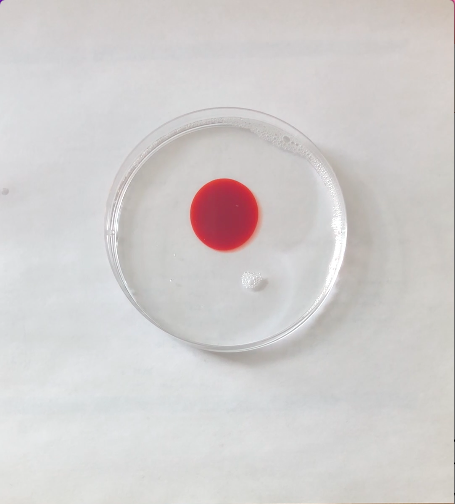
#> input picture red-dye/dye8.png, 455 x 504 px
$ jupyter execute --allow-errors visualization.ipynb
#> lines starting #> are read from the running program, lines starting #| are printed output that depends on the picture
[cell 1]
from PIL import Image
import numpy as np
import matplotlib.pyplot as plt
import os

[cell 2]
# Load the image with PIL
image = Image.open("red-dye/dye8.png")
#> image is the input picture: PIL image 455x504 RGBA; mean R, G, B, A 209.9, 206.5, 205.9, 255

# Convert to grayscale
gray = image.convert("L")  # "L" mode = grayscale

# Convert to numpy arrays
image_rgb = np.array(image)
gray_np = np.array(gray)

# Crop the region of interest (center 10x10)
crop_size = 10
h, w = gray_np.shape
#> h = 504; w = 455
cx, cy = w // 2, h // 2
#> cx = 227; cy = 252
half = crop_size // 2
matrix = gray_np[cy - half:cy + half, cx - half:cx + half]

[cell 3]
# Plot original image, grayscale, and pixel matrix
fig, axs = plt.subplots(1, 3, figsize=(15, 5))

axs[0].imshow(image)
axs[0].set_title("Original Image")
axs[0].axis('off')

axs[1].imshow(gray_np, cmap='gray')
axs[1].set_title("Grayscale Image")
axs[1].axis('off')

# Show matrix values over grayscale heatmap
axs[2].imshow(matrix, cmap='gray', vmin=0, vmax=255)
for (i, j), val in np.ndenumerate(matrix):
    axs[2].text(j, i, f'{val}', ha='center', va='center', color='red', fontsize=8)
#> this loop made 100 passes
#> (i, j, val) on passes 2 to 13: (0, 1, 95), (0, 2, 94), (0, 3, 94), (0, 4, 95), (0, 5, 94), (0, 6, 95), (0, 7, 95), (0, 8, 96), (0, 9, 97), (1, 0, 101), (1, 1, 99), (1, 2, 99)
#> (j, val) on pass 1: (0, 95)
axs[2].set_title("Pixel Intensity Matrix (cropped at center)")
axs[2].axis('off')

plt.tight_layout()
plt.show()
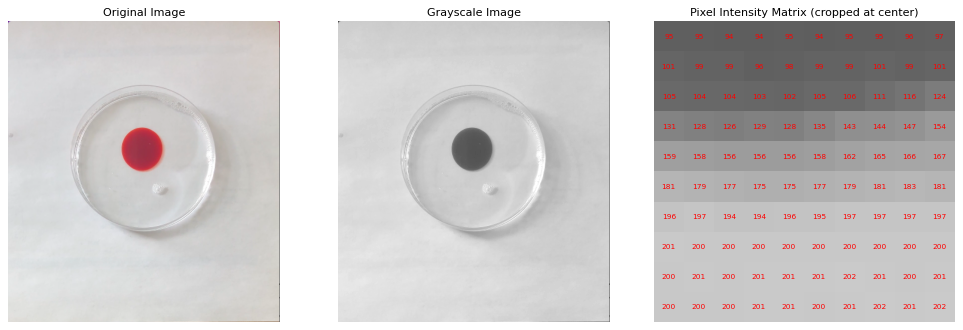
#> figure drawn by matplotlib, 3 panels

[cell 4]
# Parameters
folder_path = "red-dye"
num_images = 18
image_shape = (100, 100)  # Resize all images to the same shape
time_step = 0.4  # seconds between images

# Load and preprocess images
u = np.zeros((num_images, *image_shape))
#> (the rest of this cell did not finish here and is left out)

[cell 5]
# Parameters
folder_path = "red-dye"
#> folder_path = 'red-dye'
num_images = 18
image_shape = (100, 100)  # Resize all images to the same shape
time_step = 0.4  # seconds between images

# Load and preprocess images (keep in RGB)
u_color = []
#> (the rest of this cell did not finish here and is left out)

[cell 6]
# Terms (same order for both models)
terms = ['1 (constant)', 'u', 'Laplacian(u)']
#> terms = ['1 (constant)', 'u', 'Laplacian(u)']

# Coefficients from Clean FTCS SINDy model
coefficients_clean = [0.021, -0.088, 0.778]

# Weak SINDy coefficients from the dye images
coefficients_dye = [-0.030, 0.032, 0.033]

x = np.arange(len(terms))  # positions for bars
#> x = [0, 1, 2]
width = 0.35  # bar width

fig, ax = plt.subplots(figsize=(10, 6))

bars1 = ax.bar(x - width/2, coefficients_clean, width, label='Clean FTCS', color='steelblue')
bars2 = ax.bar(x + width/2, coefficients_dye, width, label='Red Dye (Weak SINDy)', color='tomato')

# Add value labels
for bars in [bars1, bars2]:
    for bar in bars:
        yval = bar.get_height()
        ax.text(bar.get_x() + bar.get_width()/2, yval + 0.01*np.sign(yval), f'{yval:.3f}',
                ha='center', va='bottom' if yval > 0 else 'top', fontsize=10)
#> this loop made 2 passes

# Formatting
ax.set_ylabel("Coefficient Value", fontsize=12)
ax.set_title("Learned PDE Coefficients: Clean FTCS vs Red Dye Images", fontsize=14)
ax.set_xticks(x)
ax.set_xticklabels(terms, fontsize=11)
ax.axhline(0, color='black', linewidth=0.8)
ax.legend(fontsize=11)
plt.tight_layout()
plt.show()
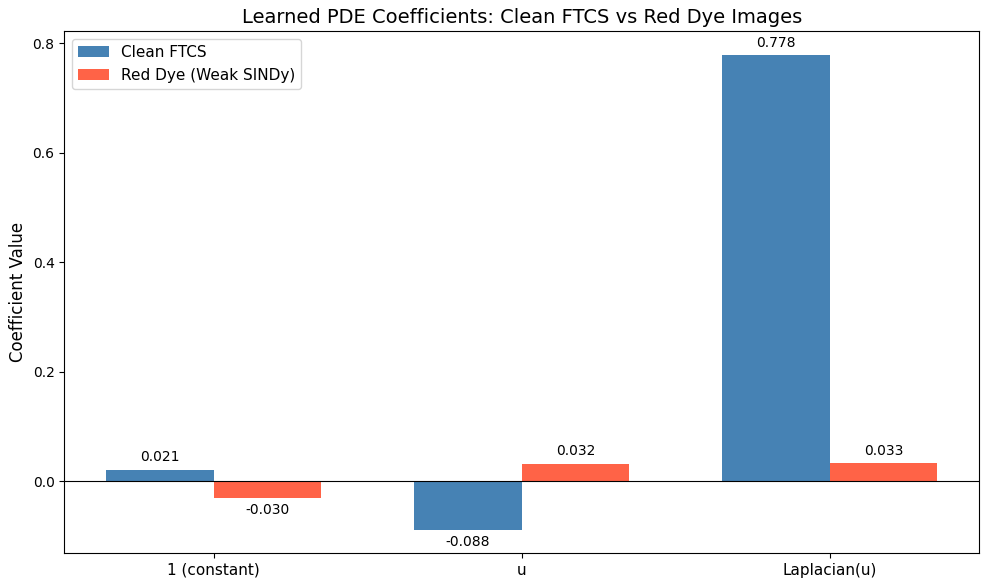
#> figure drawn by matplotlib, 1 panel; tallest bar 0.778 high, from x = 1.65 to 2; tallest bar 0.033 high, from x = 2 to 2.35

$ run again, with red-dye/dye1.png copied over red-dye/dye8.png
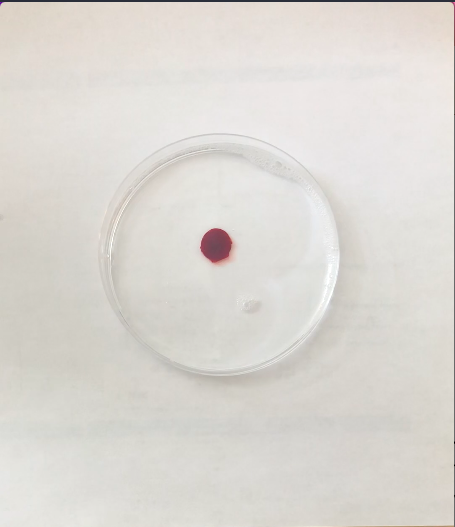
#> input picture red-dye/dye1.png, 455 x 527 px
#> image is the input picture: PIL image 455x527 RGBA; mean R, G, B, A 220, 216.6, 211.3, 255
#> the loop `for (i, j), val in np.ndenumerate(matrix):` made 100 passes
#> (i, j, val) on passes 2 to 9: (0, 1, 94), (0, 2, 113), (0, 3, 144), (0, 4, 155), (0, 5, 159), (0, 6, 164), (0, 7, 181), (0, 8, 188)
#> `plt.show()`:
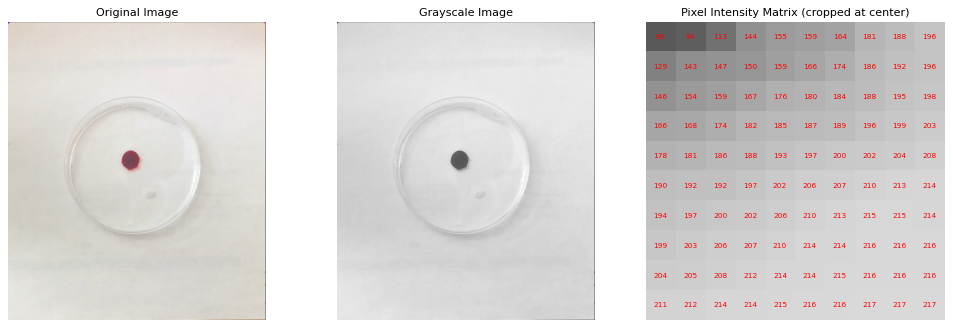
#> figure drawn by matplotlib, 3 panels
#> folder_path = 'red-dye'
#> terms = ['1 (constant)', 'u', 'Laplacian(u)']
#> x = [0, 1, 2]
#> the loop `for bars in [bars1, bars2]:` made 2 passes
